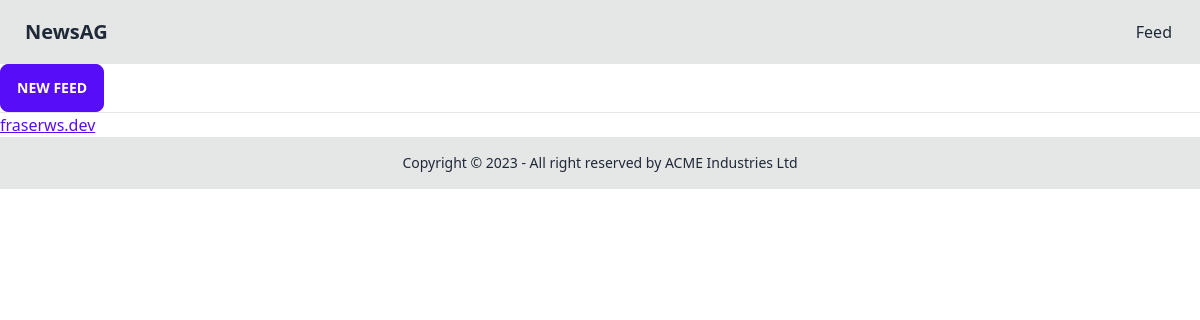
Before: /feeds/ with the older database file.
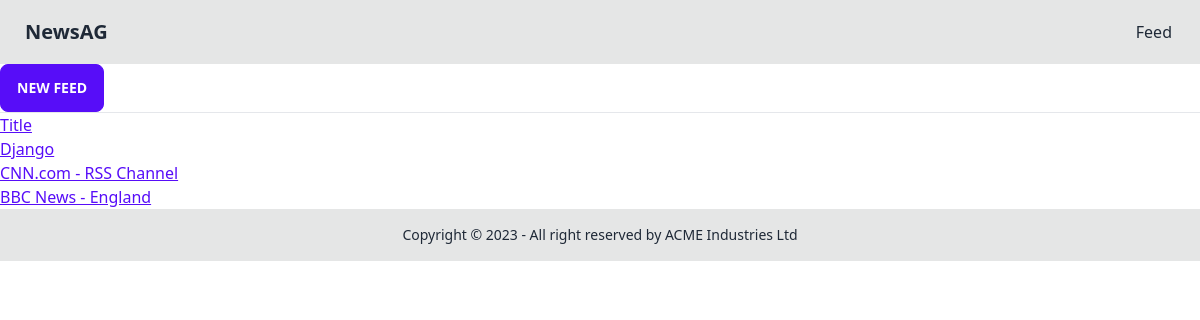
After: the same page with the newer database file.
### news/models.py (models this page shows, shortened)
class Feed(models.Model):
    url = models.URLField()
    title = models.CharField(max_length=200)
    is_active = models.BooleanField(default=False)

### news/views.py (the view)
# urls.py: re_path(r'^feeds/', views.feeds_list, name='feeds_list'),
def feeds_list(request):
    feeds = Feed.objects.all()
    return render(request, 'news/feeds_list.html', {'feeds': feeds})

### news/templates/news/feeds_list.html
{% extends 'news/base.html' %} {% block content %}
<div>
  <a href="{% url 'feed_new' %}" class="btn btn-primary">new feed</a>
  <hr />
  <ul>
    {% for feed in feeds %}
    <li>
      <a class="link link-primary" href="{{feed.url}}">{{feed.title}}</a>
    </li>
    {% endfor %}
  </ul>
</div>
{% endblock %}

Changed rows visible on the page:
removed Feed: title "fraserws.dev"
added Feed: title "Title"
added Feed: title "Django"
added Feed: title "CNN.com - RSS Channel"
added Feed: title "BBC News - England"
